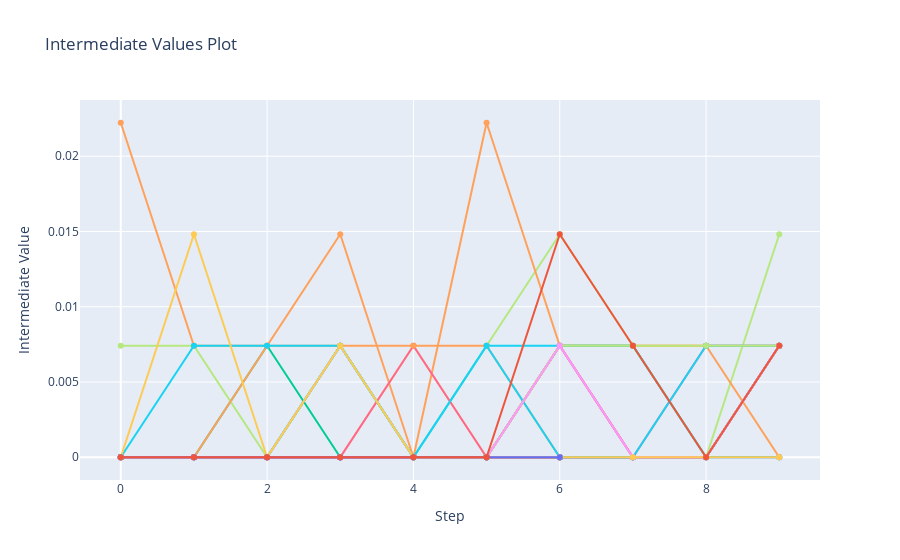

Source (notebook cell):
### Code cell
optuna.visualization.plot_intermediate_values(study)

### Figure 1 — Plotly figure (JSON) as saved in the notebook; plotly's stock layout.template omitted (floating-point values rounded to 4 significant figures)
{"data": [{"marker": {"maxdisplayed": 10}, "mode": "lines+markers", "name": "Trial0", "type": "scatter", "x": [0, 1, 2, 3, 4, 5, 6, 7, 8, 9], "y": [0, 0, 0, 0, 0, 0, 0.007407, 0, 0, 0.007407]}, {"marker": {"maxdisplayed": 10}, "mode": "lines+markers", "name": "Trial1", "type": "scatter", "x": [0, 1, 2, 3, 4, 5, 6, 7, 8, 9], "y": [0, 0, 0, 0, 0, 0, 0, 0, 0, 0.007407]}, {"marker": {"maxdisplayed": 10}, "mode": "lines+markers", "name": "Trial2", "type": "scatter", "x": [0, 1, 2, 3, 4, 5, 6, 7, 8, 9], "y": [0, 0, 0.007407, 0, 0, 0, 0.007407, 0.007407, 0, 0.007407]}, {"marker": {"maxdisplayed": 10}, "mode": "lines+markers", "name": "Trial3", "type": "scatter", "x": [0, 1, 2, 3, 4, 5, 6, 7, 8, 9], "y": [0, 0, 0, 0, 0, 0, 0, 0, 0, 0]}, {"marker": {"maxdisplayed": 10}, "mode": "lines+markers", "name": "Trial4", "type": "scatter", "x": [0, 1, 2, 3, 4, 5, 6, 7, 8, 9], "y": [0, 0, 0, 0, 0, 0, 0.007407, 0, 0, 0.007407]}, {"marker": {"maxdisplayed": 10}, "mode": "lines+markers", "name": "Trial5", "type": "scatter", "x": [0, 1, 2, 3, 4, 5, 6, 7, 8, 9], "y": [0, 0, 0, 0.007407, 0, 0, 0, 0, 0, 0]}, {"marker": {"maxdisplayed": 10}, "mode": "lines+markers", "name": "Trial6", "type": "scatter", "x": [0, 1, 2, 3, 4, 5, 6], "y": [0, 0, 0, 0, 0, 0, 0]}, {"marker": {"maxdisplayed": 10}, "mode": "lines+markers", "name": "Trial7", "type": "scatter", "x": [0, 1, 2, 3, 4, 5, 6, 7, 8, 9], "y": [0.007407, 0.007407, 0, 0, 0, 0.007407, 0.01481, 0.007407, 0, 0.01481]}, {"marker": {"maxdisplayed": 10}, "mode": "lines+markers", "name": "Trial8", "type": "scatter", "x": [0, 1, 2, 3, 4, 5, 6], "y": [0, 0, 0, 0, 0, 0, 0]}, {"marker": {"maxdisplayed": 10}, "mode": "lines+markers", "name": "Trial9", "type": "scatter", "x": [0, 1, 2, 3, 4, 5, 6, 7, 8, 9], "y": [0, 0, 0, 0, 0.007407, 0, 0.007407, 0.007407, 0.007407, 0.007407]}, {"marker": {"maxdisplayed": 10}, "mode": "lines+markers", "name": "Trial10", "type": "scatter", "x": [0, 1, 2, 3, 4, 5, 6], "y": [0, 0, 0, 0, 0, 0, 0]}, {"marker": {"maxdisplayed": 10}, "mode": "lines+markers", "name": "Trial11", "type": "scatter", "x": [0, 1, 2, 3, 4, 5, 6], "y": [0, 0, 0, 0, 0, 0, 0]}, {"marker": {"maxdisplayed": 10}, "mode": "lines+markers", "name": "Trial12", "type": "scatter", "x": [0, 1, 2, 3, 4, 5, 6], "y": [0, 0, 0, 0, 0, 0, 0]}, {"marker": {"maxdisplayed": 10}, "mode": "lines+markers", "name": "Trial13", "type": "scatter", "x": [0, 1, 2, 3, 4, 5, 6], "y": [0, 0, 0, 0, 0, 0, 0]}, {"marker": {"maxdisplayed": 10}, "mode": "lines+markers", "name": "Trial14", "type": "scatter", "x": [0, 1, 2, 3, 4, 5, 6, 7, 8, 9], "y": [0.02222, 0.007407, 0.007407, 0.01481, 0, 0.02222, 0.007407, 0.007407, 0.007407, 0]}, {"marker": {"maxdisplayed": 10}, "mode": "lines+markers", "name": "Trial15", "type": "scatter", "x": [0, 1, 2, 3, 4, 5, 6, 7, 8, 9], "y": [0, 0, 0, 0.007407, 0, 0.007407, 0.007407, 0.007407, 0, 0.007407]}, {"marker": {"maxdisplayed": 10}, "mode": "lines+markers", "name": "Trial16", "type": "scatter", "x": [0, 1, 2, 3, 4, 5, 6, 7, 8, 9], "y": [0, 0, 0, 0, 0.007407, 0, 0.007407, 0, 0.007407, 0.007407]}, {"marker": {"maxdisplayed": 10}, "mode": "lines+markers", "name": "Trial17", "type": "scatter", "x": [0, 1, 2, 3, 4, 5, 6], "y": [0, 0, 0, 0, 0, 0, 0]}, {"marker": {"maxdisplayed": 10}, "mode": "lines+markers", "name": "Trial18", "type": "scatter", "x": [0, 1, 2, 3, 4, 5, 6], "y": [0, 0, 0, 0, 0, 0, 0]}, {"marker": {"maxdisplayed": 10}, "mode": "lines+markers", "name": "Trial19", "type": "scatter", "x": [0, 1, 2, 3, 4, 5, 6], "y": [0, 0, 0, 0, 0, 0, 0]}, {"marker": {"maxdisplayed": 10}, "mode": "lines+markers", "name": "Trial20", "type": "scatter", "x": [0, 1, 2, 3, 4, 5, 6], "y": [0, 0, 0, 0, 0, 0, 0]}, {"marker": {"maxdisplayed": 10}, "mode": "lines+markers", "name": "Trial21", "type": "scatter", "x": [0, 1, 2, 3, 4, 5, 6], "y": [0, 0, 0, 0, 0, 0, 0]}, {"marker": {"maxdisplayed": 10}, "mode": "lines+markers", "name": "Trial22", "type": "scatter", "x": [0, 1, 2, 3, 4, 5, 6], "y": [0, 0, 0, 0, 0, 0, 0]}, {"marker": {"maxdisplayed": 10}, "mode": "lines+markers", "name": "Trial23", "type": "scatter", "x": [0, 1, 2, 3, 4, 5, 6, 7, 8, 9], "y": [0, 0, 0, 0.007407, 0, 0, 0, 0, 0, 0.007407]}, {"marker": {"maxdisplayed": 10}, "mode": "lines+markers", "name": "Trial24", "type": "scatter", "x": [0, 1, 2, 3, 4, 5, 6, 7, 8, 9], "y": [0, 0, 0.007407, 0.007407, 0.007407, 0.007407, 0, 0, 0, 0.007407]}, {"marker": {"maxdisplayed": 10}, "mode": "lines+markers", "name": "Trial25", "type": "scatter", "x": [0, 1, 2, 3, 4, 5, 6, 7, 8, 9], "y": [0, 0.007407, 0.007407, 0.007407, 0, 0.007407, 0, 0, 0.007407, 0.007407]}, {"marker": {"maxdisplayed": 10}, "mode": "lines+markers", "name": "Trial26", "type": "scatter", "x": [0, 1, 2, 3, 4, 5, 6], "y": [0, 0, 0, 0, 0, 0, 0]}, {"marker": {"maxdisplayed": 10}, "mode": "lines+markers", "name": "Trial27", "type": "scatter", "x": [0, 1, 2, 3, 4, 5, 6, 7, 8, 9], "y": [0, 0, 0, 0.007407, 0, 0, 0.007407, 0.007407, 0.007407, 0.007407]}, {"marker": {"maxdisplayed": 10}, "mode": "lines+markers", "name": "Trial28", "type": "scatter", "x": [0, 1, 2, 3, 4, 5, 6, 7, 8, 9], "y": [0, 0, 0, 0, 0, 0, 0.007407, 0, 0, 0.007407]}, {"marker": {"maxdisplayed": 10}, "mode": "lines+markers", "name": "Trial29", "type": "scatter", "x": [0, 1, 2, 3, 4, 5, 6, 7, 8, 9], "y": [0, 0.01481, 0, 0.007407, 0, 0, 0, 0, 0, 0]}, {"marker": {"maxdisplayed": 10}, "mode": "lines+markers", "name": "Trial30", "type": "scatter", "x": [0, 1, 2, 3, 4, 5, 6], "y": [0, 0, 0, 0, 0, 0, 0]}, {"marker": {"maxdisplayed": 10}, "mode": "lines+markers", "name": "Trial31", "type": "scatter", "x": [0, 1, 2, 3, 4, 5, 6, 7, 8, 9], "y": [0, 0, 0, 0, 0, 0, 0.01481, 0.007407, 0, 0.007407]}], "layout": {"showlegend": false, "title": {"text": "Intermediate Values Plot"}, "xaxis": {"title": {"text": "Step"}}, "yaxis": {"title": {"text": "Intermediate Value"}}}}
